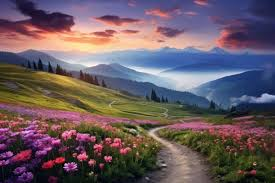
#> input picture img/img_1.png, 275 x 183 px
$ python Exercice2.py
#> lines starting #> are read from the running program, lines starting #| are printed output that depends on the picture; after the words box and inside, x2 and y2 are one past the last pixel; in counts of white or black regions, pixels touching at a corner belong together
import numpy as np
import cv2

# Fonction callback pour la Trackbar (peut rester vide)
def f(x):
    pass

def main():
    # Chargement de l'image en niveaux de gris
    a = cv2.imread("../img/img_1.png", 0)
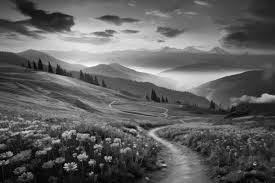
#> a: shape (183, 275); min 0, max 254, mean 95
    if a is None:
        print("Erreur: Impossible de charger l'image.")
        return

    cv2.imshow('Originale', a)

    # Seuil de binarisation initial
    seuil = 128
    b = np.uint8((a >= seuil) * 255)
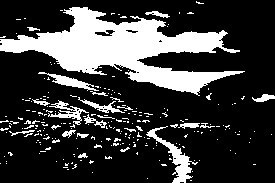
#> b: shape (183, 275); 23.4% white; 238 white regions (215 under 20 px), largest, box (x1, y1, x2, y2) and area: (0, 7, 245, 96) 8592, (146, 126, 198, 183) 660, (38, 72, 99, 91) 327

    # Calcul de l'histogramme
    histSize = 256
    hist = cv2.calcHist([a], [0], None, [histSize], [0, histSize])
#> hist = 256 values, max 509 at index 76, min 0 at index 241, mean 196.6

    # Dimensions de l'image de l'histogramme
    imHistW = 512
    imHistH = 400
    bord = 10
    binHistW = (imHistW - 2 * bord) / histSize

    # Image blanche pour dessiner l'histogramme
    histImage = np.ones((imHistH, imHistW), dtype=np.uint8) * 255

    # Normalisation de l'histogramme par rapport à la hauteur de l'image
    hist = cv2.normalize(hist, hist, 0, imHistH - bord, cv2.NORM_MINMAX)
#> hist = 256 values, max 390 at index 76, min 0 at index 241, mean 150.6

    # Dessin de l'histogramme
    for i in range(1, histSize):
        cv2.line(histImage,
                 (int(bord + binHistW * (i - 1)), int(imHistH - bord - hist[i - 1])),
                 (int(bord + binHistW * i), int(imHistH - bord - hist[i])),
                 0)
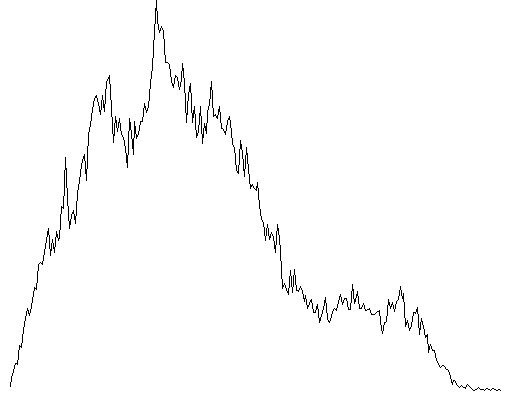
#> histImage: shape (400, 512); 98.6% white; black in thin lines or dots

    # Ajouter une bordure autour de l'histogramme
    cv2.rectangle(histImage, (bord, bord), (imHistW - bord, imHistH - bord), 0)
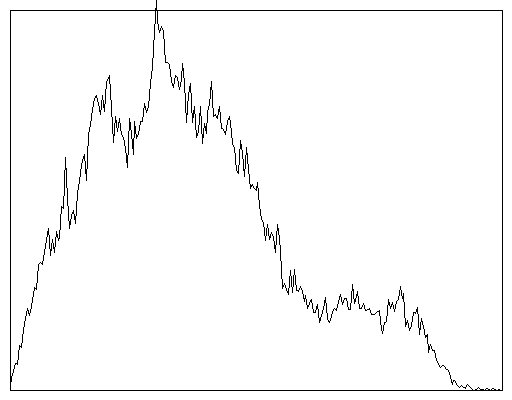
#> histImage: shape (400, 512); 97.8% white; black in thin lines or dots

    # Créer une copie de l'image de l'histogramme pour y ajouter la ligne du seuil
    histImagePlusLigne = histImage.copy()
    cv2.line(histImagePlusLigne,
             (int(bord + binHistW * seuil), imHistH - bord),
             (int(bord + binHistW * seuil), bord), 128)
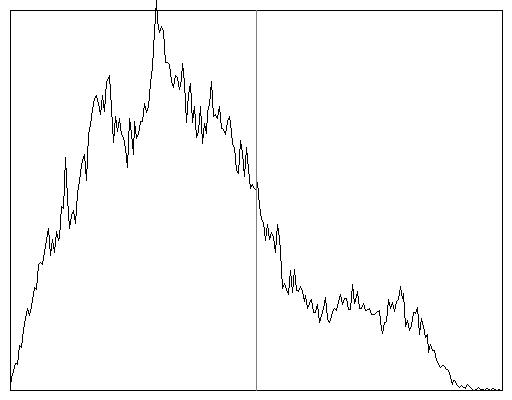
#> histImagePlusLigne: shape (400, 512); 0.19% of pixels changed, all inside (x1, y1, x2, y2) = (256, 10, 257, 391)

    # Affichage des résultats
    cv2.imshow('Binarisation', b)
    cv2.imshow('Histogramme', histImagePlusLigne)

    # Création de la Trackbar pour ajuster le seuil
    cv2.createTrackbar('Seuil : ', 'Histogramme', 0, 255, f)
    cv2.setTrackbarPos('Seuil : ', 'Histogramme', seuil)

    while True:
        # Récupérer la position de la trackbar
        seuil = cv2.getTrackbarPos('Seuil : ', 'Histogramme')
#> seuil = 128

        # Recalculer la binarisation avec le nouveau seuil
        b = np.uint8((a >= seuil) * 255)
        cv2.imshow('Binarisation', b)

        # Recalculer l'histogramme avec la ligne correspondant au seuil
        histImagePlusLigne = histImage.copy()
        cv2.line(histImagePlusLigne,
                 (int(bord + binHistW * seuil), imHistH - bord),
                 (int(bord + binHistW * seuil), bord), 128)
        cv2.imshow('Histogramme', histImagePlusLigne)

        # Appuyer sur 'Esc' pour quitter
        if cv2.waitKey(100) & 0xFF == 27:
#> (key Esc is pressed here)
            break

    # Fermer les fenêtres
    cv2.destroyAllWindows()

if __name__ == "__main__":
    main()

$ run again, with img/img_2.png copied over img/img_1.png
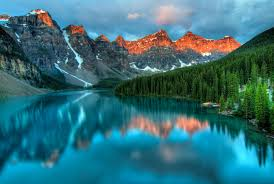
#> input picture img/img_2.png, 274 x 184 px
#> in main, `b = np.uint8((a >= seuil) * 255)`:
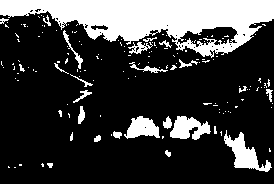
#> b: shape (184, 274); 23.5% white; 151 white regions (126 under 20 px), largest, box (x1, y1, x2, y2) and area: (0, 0, 274, 58) 8441, (224, 130, 272, 172) 761, (170, 116, 211, 140) 616
#> in main, `hist = cv2.calcHist([a], [0], None, [histSize], [0, histSize])`: hist = 256 values, max 571 at index 82, min 0 at index 228, mean 196.9
#> in main, `hist = cv2.normalize(hist, hist, 0, imHistH - bord, cv2.NORM_MINMAX)`: hist = 256 values, max 390 at index 82, min 0 at index 228, mean 134.5
#> in main, `cv2.line(histImagePlusLigne, (int(bord + binHistW * seuil), imHistH - ..`:
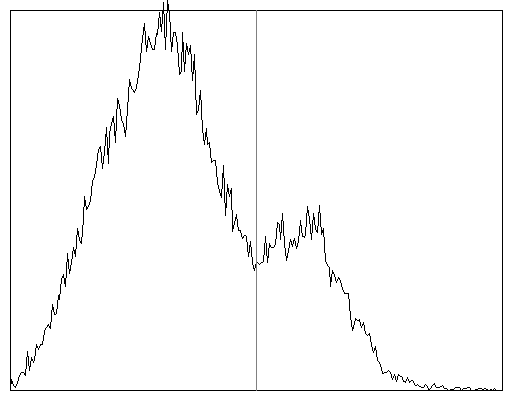
#> histImagePlusLigne: shape (400, 512); min 0, max 255, mean 249.4
#> seuil = 128

$ run again, with img/img_3.png copied over img/img_1.png
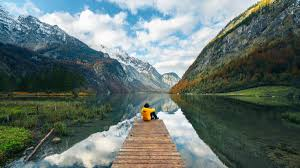
#> input picture img/img_3.png, 300 x 168 px
#> in main, `b = np.uint8((a >= seuil) * 255)`:
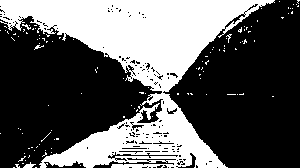
#> b: shape (168, 300); 36.9% white; 117 white regions (113 under 20 px), largest, box (x1, y1, x2, y2) and area: (0, 0, 275, 168) 18176, (23, 162, 36, 168) 39, (22, 24, 31, 30) 20, (34, 45, 44, 50) 20
#> in main, `hist = cv2.calcHist([a], [0], None, [histSize], [0, histSize])`: hist = 256 values, max 538 at index 42, min 0 at index 1, mean 196.9
#> in main, `hist = cv2.normalize(hist, hist, 0, imHistH - bord, cv2.NORM_MINMAX)`: hist = 256 values, max 390 at index 42, min 0 at index 1, mean 142.7
#> in main, `cv2.line(histImagePlusLigne, (int(bord + binHistW * seuil), imHistH - ..`:
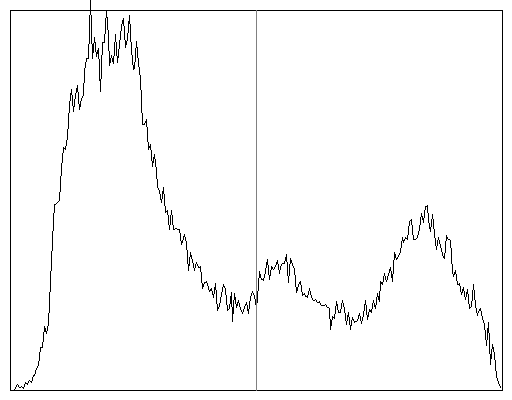
#> histImagePlusLigne: shape (400, 512); min 0, max 255, mean 249.1
#> seuil = 128
